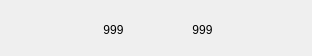
   <widget class="QWidget" name="widget_item_use" native="true">
    <property name="geometry">
     <rect>
      <x>500</x>
      <y>405</y>
      <width>312</width>
      <height>56</height>
     </rect>
    </property>
    <property name="styleSheet">
     <string notr="true">#widget_item_use {
	border-image: url(:/image/item_use.png);
}</string>
    </property>
    <widget class="QPushButton" name="button_use_xh">
     <property name="geometry">
      <rect>
       <x>20</x>
       <y>14</y>
       <width>74</width>
       <height>29</height>
      </rect>
     </property>
     <property name="focusPolicy">
      <enum>Qt::NoFocus</enum>
     </property>
     <property name="styleSheet">
      <string notr="true">#button_use_xh  { 
		border-image: url(:/image/use_xh.png);
}
#button_use_xh:pressed { 
		border-image: url(:/image/use_xh_p.png);
}
#button_use_xh:hover { 
		border-image: url(:/image/use_xh_h.png);
}
#button_use_xh:checked { 
		border-image: url(:/image/use_xh_p.png);
}</string>
     </property>
     <property name="text">
      <string/>
     </property>
     <property name="checkable">
      <bool>true</bool>
     </property>
     <property name="flat">
      <bool>true</bool>
     </property>
    </widget>
    <widget class="QPushButton" name="button_use_jd">
     <property name="geometry">
      <rect>
       <x>220</x>
       <y>14</y>
       <width>74</width>
       <height>29</height>
      </rect>
     </property>
     <property name="focusPolicy">
      <enum>Qt::NoFocus</enum>
     </property>
     <property name="styleSheet">
      <string notr="true">#button_use_jd  { 
		border-image: url(:/image/use_jd.png);
}
#button_use_jd:pressed { 
		border-image: url(:/image/use_jd_p.png);
}
#button_use_jd:hover { 
		border-image: url(:/image/use_jd_h.png);
}
#button_use_jd:checked { 
		border-image: url(:/image/use_jd_p.png);
}</string>
     </property>
     <property name="text">
      <string/>
     </property>
     <property name="checkable">
      <bool>true</bool>
     </property>
     <property name="flat">
      <bool>true</bool>
     </property>
    </widget>
    <widget class="QLabel" name="label_xh_used">
     <property name="geometry">
      <rect>
       <x>98</x>
       <y>18</y>
       <width>31</width>
       <height>23</height>
      </rect>
     </property>
     <property name="contextMenuPolicy">
      <enum>Qt::NoContextMenu</enum>
     </property>
     <property name="toolTip">
      <string>当前画作累计收到的鲜花数</string>
     </property>
     <property name="styleSheet">
      <string notr="true"/>
     </property>
     <property name="text">
      <string>999</string>
     </property>
     <property name="alignment">
      <set>Qt::AlignCenter</set>
     </property>
    </widget>
    <widget class="QLabel" name="label_jd_used">
     <property name="geometry">
      <rect>
       <x>187</x>
       <y>18</y>
       <width>31</width>
       <height>23</height>
      </rect>
     </property>
     <property name="contextMenuPolicy">
      <enum>Qt::NoContextMenu</enum>
     </property>
     <property name="toolTip">
      <string>当前画作累计收到的鸡蛋数</string>
     </property>
     <property name="styleSheet">
      <string notr="true"/>
     </property>
     <property name="text">
      <string>999</string>
     </property>
     <property name="alignment">
      <set>Qt::AlignCenter</set>
     </property>
    </widget>
   </widget>
